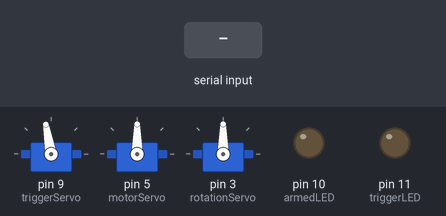
The sketch below on a simulated Arduino Uno, built with avr-gcc and run on an emulated ATmega328P. On the bench: 3 × servo, output pins drawn as LEDs (lit = HIGH). Inputs (shaded band) come from the test bench.

Above: at 2.2 s.
2.3 s: "90,45,200\n" received over Serial
At 3.5 s:
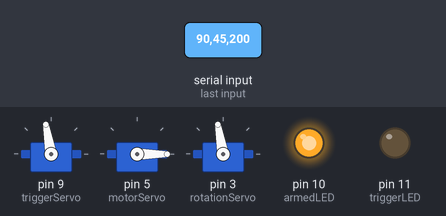
3.8 s: "1\n" received over Serial
At 5.6 s:
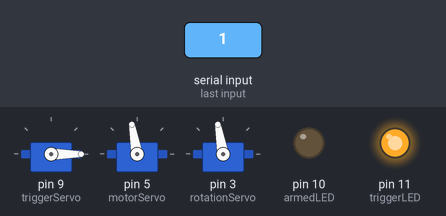
6.6 s: "5\n" received over Serial
At 7.9 s:
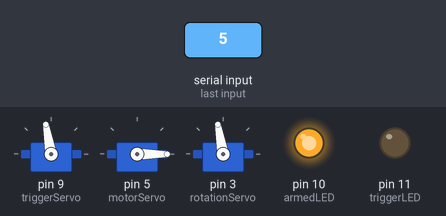
Timing chart, 0 to 9.6 s (numbered marks = the images above; inputs shaded):
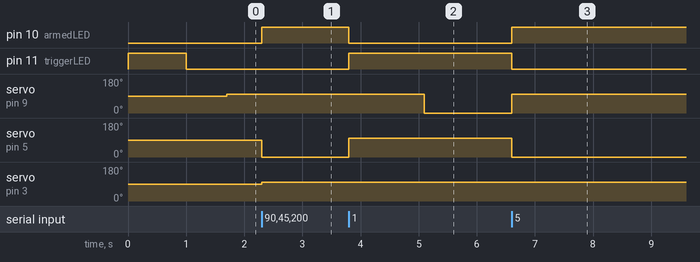

The sketch:

recieveFromP5_V4.ino
```cpp
#include <Servo.h>
/*
  NERF GUN SENTRY TURRET:
    *property of kang records*

  INSTRUCTIONS:
    LEDS:
      armed led : ~10
      trigger led : ~11
    TRIGGERSERVO:
      Y : ~9
      R : 5V
      Br: GND
    MOTORSERVO
      Y : ~5
      R : 5V
      Br: GND
    ROTATIONSERVO
      Y : ~3
      R : 5V
      Br: GND


*/
Servo servo;
Servo servo2;
Servo servo3;

//LEDS
int armedLED = 10;
int triggerLED = 11;
//SERVOS
int triggerServo = 9;
int motorServo = 5;
int rotationServo = 3;
//direction
int currentRotation = 90;


// code to extract String of data from P5JS
const char marker = '\n'; //This is the end of message marker
char serialbuf[32]; //This gives the incoming serial some room. Change it if you want a longer incoming.

int val01;
int val02;


//Code to delay trigger without delay
int triggerArmed= 0;
// constants won't change. Used here to set a pin number:
//const int ledPin =  LED_BUILTIN;// the number of the LED pin
// Variables will change:
int trigger2State = 0;             // triggerState used to set the 2nd trigger
// Generally, you should use "unsigned long" for variables that hold time
// The value will quickly become too large for an int to store
unsigned long previousMillis = 0;        // will store last time LED was updated
// constants won't change:
const long interval = 1700;           // interval at which to blink (milliseconds)

void setup() {
  Serial.begin(115200);
  pinMode(10, OUTPUT);
  pinMode(11, OUTPUT);

  servo.attach(triggerServo);
  servo2.attach(motorServo);
  servo3.attach(rotationServo);

  //led test
    analogWrite(triggerLED, 255);  //10 written with 255
    delay(1000);
    analogWrite(triggerLED, 0);

  //face straight ahead
  servo3.write(currentRotation);


}

void loop() {
  // Read serial input:
  if (Serial.available() > 0) {
    static int bufpos = 0; //starts the buffer back at the first position in the incoming serial.read
    char inchar = Serial.read(); //assigns one byte (as serial.read()'s only input one byte at a time
    if (inchar != marker) { //if the incoming character is not the byte that is the incoming end marker
      serialbuf[bufpos] = inchar; //the buffer position in the array get assigned to the current read
      bufpos++; //once that has happend the buffer advances, doing this over and over again until the end of package marker is read.
    }

    else { //once the end of package marker has been read
      serialbuf[bufpos] = 0; //restart the buff
      bufpos = 0; //restart the position of the buff
      int val01 = atoi(subStr(serialbuf, ",", 1)); // recieve the 1st value and convert it to integer
      int val02 = atoi(subStr(serialbuf, ",", 2));

      //Output message

      //servo3.write(map(val02,-90,90,5,175));

      if (val01 == 1 ){ ///ONTARGET
        analogWrite(armedLED, 0);
        analogWrite(triggerLED, 255);  //RED

        servo2.write(100);

        triggerArmed= 1;

        //delay(700);
        //servo.write(180);

      } else { ///OFFTARGET
        servo2.write(0);
        servo.write(100);
        analogWrite(triggerLED, 0);
        analogWrite(armedLED, 255); //YELLOW
        triggerArmed= 0;
        //currentRotation = 90;
        //servo3.write(currentRotation);
      }

      //while (val02 >15 || val02 < -15)
      //{
        if (val02 > 15){
          currentRotation = currentRotation +10;
           servo3.write(currentRotation);
        }
        if (val02 < -15){
          currentRotation = currentRotation -10;
          servo3.write(currentRotation);
        }
      //}

    //below is for servo
    }
  //serial available then in here

  }


// above is code that needs to be running all the time.
//below is the triggering of second trigger
  unsigned long currentMillis = millis();

  if (currentMillis - previousMillis >= interval) {
    // save the last time you blinked the LED
    previousMillis = currentMillis;

    // if the LED is off turn it on and vice-versa:
    if (triggerArmed == 1) {
      trigger2State = 0;
    } else {
      trigger2State = 100;
    }

    // set the LED with the ledState of the variable:
    //digitalWrite(ledPin, ledState);
    servo.write(trigger2State);
  }

}


// function needed to extract the string of data from processing/P5JS.
char* subStr (char* input_string, char *separator, int segment_number) {
  char *act, *sub, *ptr;
  static char copy[20];
  int i;
  strcpy(copy, input_string);
  for (i = 1, act = copy; i <= segment_number; i++, act = NULL) {
    sub = strtok_r(act, separator, &ptr);
    if (sub == NULL) break;
  }
  return sub;
}
```

Measured:
- after the input at 2.3 s, pin 10 (armedLED): LOW → HIGH at once; servo on pin 5 (motorServo): 90° → 0° at once; servo on pin 3 (rotationServo): 90° → 100° at once
- after the input at 3.8 s, pin 10 (armedLED): HIGH → LOW at once; pin 11 (triggerLED): LOW → HIGH at once; servo on pin 9 (triggerServo): 100° → 0° after 1.3 s; servo on pin 5 (motorServo): 0° → 100° at once
- after the input at 6.6 s, pin 10 (armedLED): LOW → HIGH at once; pin 11 (triggerLED): HIGH → LOW at once; servo on pin 9 (triggerServo): 0° → 100° at once; servo on pin 5 (motorServo): 100° → 0° at once
